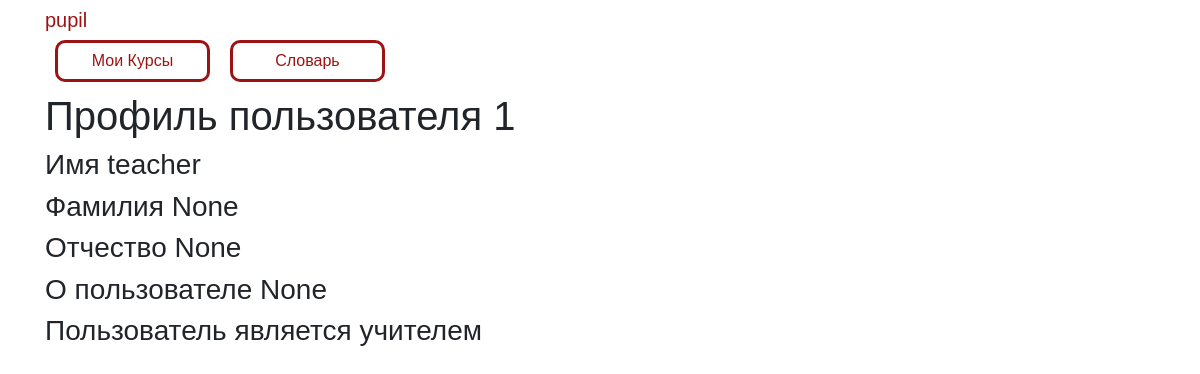
Page /profile/1 (signed in) on the committed database.
### data/users.py (models this page shows, shortened)
class User(SqlAlchemyBase, UserMixin, SerializerMixin):
    __tablename__ = 'users'
    id = sqlalchemy.Column(sqlalchemy.Integer, primary_key=True, autoincrement=True)
    name = sqlalchemy.Column(sqlalchemy.String, nullable=True)
    last_name = sqlalchemy.Column(sqlalchemy.String, nullable=True)
    patronymic = sqlalchemy.Column(sqlalchemy.String, nullable=True)
    email = sqlalchemy.Column(sqlalchemy.String, index=True, unique=True, nullable=True)
    about = sqlalchemy.Column(sqlalchemy.String, nullable=True)
    hashed_password = sqlalchemy.Column(sqlalchemy.String, nullable=True)
    teacher = sqlalchemy.Column(sqlalchemy.Boolean, nullable=True)
    creator = sqlalchemy.Column(sqlalchemy.Integer, nullable=True)
    courses = orm.relation("Courses", secondary="users_to_course", backref="users")
    words = orm.relation("Words", back_populates='user')
    hash_token = sqlalchemy.Column(sqlalchemy.Integer, nullable=True, unique=True)

### main.py (the view)
@app.route('/profile/<int:user_id>', methods=['GET', 'POST'])
def user_profile(user_id):
    db_sess = db_session.create_session()
    if current_user.id == user_id:
        return render_template('profile.html', user=current_user, is_owner=1)
    profile_user = db_sess.query(User).get(user_id)
    return render_template('profile.html', user=profile_user, is_owner=0)

### data/db_session.py (called while the page is built)
def create_session() -> Session:
    global __factory
    return __factory()

### main.py (called while the page is built)
@login_manager.user_loader
def load_user(user_id):
    db_sess = db_session.create_session()
    return db_sess.query(User).get(user_id)

### templates/profile.html (shortened to what this page needs)
{% extends "base.html" %}
{% block content %}
<h1>Профиль пользователя {{ user.id }}</h1>
<h3>Имя {{ user.name }}</h3>
<h3>Фамилия {{ user.last_name }}</h3>
<h3>Отчество {{ user.patronymic }}</h3>
<h3>О пользователе {{ user.about }}</h3>
{% if user.teacher %}
<h3>Пользователь является учителем</h3>
{% else %}
<h3>Пользователь является учеником</h3>
{% endif %}
{% endblock %}

### templates/base.html (shortened to what this page needs)
<!doctype html>
<html lang="en">
<head>
    <link rel="stylesheet"
          href="https://stackpath.bootstrapcdn.com/bootstrap/4.4.1/css/bootstrap.min.css"
>
    <link href="{{ url_for('static', filename='/style.css') }}" rel="stylesheet" />
</head>
<body>
<header class="header">
    <div class="container">
        <div class="header_inner">
            <nav>
                {% if current_user.is_authenticated %}
                <a class="navbar-brand" href="/profile/{{ current_user.id }}">
                    {{ current_user.name}}</a>
                {% endif %}
                {% if current_user.is_authenticated %}
                <div class="nav" id="up buttons">
                    <a id="nav button 1" class="btn btn-white" href="/courses">Мои Курсы</a>
                    <a id="nav button 2" class="btn btn-white" href="/dictionary">Словарь</a>
                </div>
                {% endif %}
            </nav>
        </div>
    </div>
</header>
<main role="main" class="container">
    {% block content %}{% endblock %}
</main>
</body>
</html>

### static/style.css (style rules this page uses)
body { font-family: 'Montserrat', sans-serif; font-size: 15px; color: #33; }
.header { width: 100%; top: 0; left: 0; right: 0; z-index: 1000; }
.navbar-brand { color: #9c1313; position: relative; }
.btn { margin: 0 10px; margin-bottom: 10px; width: 155px; }
.btn-white { display: inline-block; vertical-align: top; color: #9c1313; overflow: hidden; text-overflow: ellipsis; background-color: white; border: solid 3px #9c1313; border-radius: 10px; }

### rows in the picture
User: name "pupil"
User: id "1", name "teacher", last_name "None", patronymic "None", about "None"
